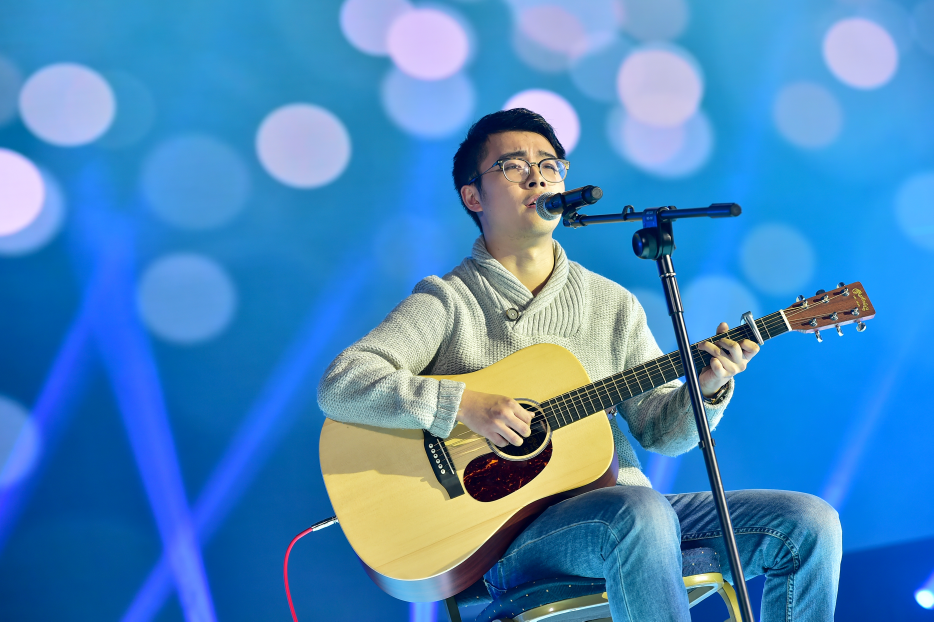
#> input picture testImage/test.jpg, 2800 x 1864 px (shown at 1/3 size)
$ python feelHash.py   (Python 2 division)
#> lines starting #> are read from the running program, lines starting #| are printed output that depends on the picture
# coding=utf-8
from __future__ import division
from PIL import Image
from PIL import ImageFilter
from PIL import ImageOps
import math


# 感知哈希算法
# 缩小图片：32 * 32是一个较好的大小，这样方便DCT计算
# 转化为灰度图：把缩放后的图片转化为256阶的灰度图。（具体算法见平均哈希算法步骤）
# 计算DCT:DCT把图片分离成分率的集合
# 缩小DCT：DCT计算后的矩阵是32 * 32，保留左上角的8 * 8，这些代表的图片的最低频率
# 计算平均值：计算缩小DCT后的所有像素点的平均值。
# 进一步减小DCT：大于平均值记录为1，反之记录为0.
# 得到信息指纹：组合64个信息位，顺序随意保持一致性。


def get_Haming(List, middle):
    result = []
    for index in range(0, len(List)):
        if List[index] > middle:
            result.append("1")
        else:
            result.append("0")
    return result


def comp_code(code1, code2):  # 对比返回两个图片的汉明距离
    num = 0
    for index in range(0, len(code1)):
        if str(code1[index]) != str(code2[index]):
            num += 1
    return num


def get_middle(List):
    num = 0
    total = 0
    for item in List:
        total += item
        num += 1
    return total / num


def get_matrix(image):
    matrix = []
    size = image.size
    for height in range(0, size[1]):
        pixel = []
        for width in range(0, size[0]):
            pixel_value = image.getpixel((width, height))
            pixel.append(pixel_value)
        matrix.append(pixel)

    return matrix


def get_coefficient(n):
    matrix = []
    PI = math.pi
    sqr = math.sqrt(1 / n)
    value = []
    for i in range(0, n):
        value.append(sqr)
    matrix.append(value)

    for i in range(1, n):
        value = []
        for j in range(0, n):
            data = math.sqrt(2.0 / n) * math.cos(i * PI * (j + 0.5) / n);
            value.append(data)
        matrix.append(value)

    return matrix


def get_transposing(matrix):
    new_matrix = []

    for i in range(0, len(matrix)):
        value = []
        for j in range(0, len(matrix[i])):
            value.append(matrix[j][i])
        new_matrix.append(value)

    return new_matrix


def get_mult(matrix1, matrix2):
    new_matrix = []

    for i in range(0, len(matrix1)):
        value_list = []
        for j in range(0, len(matrix1)):
            t = 0.0
            for k in range(0, len(matrix1)):
                t += matrix1[i][k] * matrix2[k][j]
            value_list.append(t)
        new_matrix.append(value_list)

    return new_matrix


def DCT(double_matrix):
    n = len(double_matrix)
    A = get_coefficient(n)
    AT = get_transposing(A)

    temp = get_mult(double_matrix, A)
    DCT_matrix = get_mult(temp, AT)

    return DCT_matrix


def sub_matrix_to_list(DCT_matrix, part_size):
    w, h = part_size
    List = []
    for i in range(0, h):
        for j in range(0, w):
            List.append(DCT_matrix[i][j])
    return List


def pHash(image1, image2, size=(64, 64), part_size=(8, 8)):
    assert size[0] == size[1], "size error"
    assert part_size[0] == part_size[1], "part_size error"

    image1 = image1.resize(size).convert('L').filter(ImageFilter.BLUR)     #按照32*32缩小图片并转化灰度图
    image1 = ImageOps.equalize(image1)
    matrix = get_matrix(image1)
    DCT_matrix = DCT(matrix)
    List = sub_matrix_to_list(DCT_matrix, part_size)
    middle = get_middle(List)
    code1 = get_Haming(List, middle)

    image2 = image2.resize(size).convert('L').filter(ImageFilter.BLUR)
    image2 = ImageOps.equalize(image2)
    matrix2 = get_matrix(image2)
    DCT_matrix2 = DCT(matrix2)
    List2 = sub_matrix_to_list(DCT_matrix2, part_size)
    middle2 = get_middle(List2)
    code2 = get_Haming(List2, middle2)
    res = comp_code(code1, code2)
    return round(res, 4)


if __name__ == '__main__':
    img_1 = Image.open("testImage/test.jpg")
#> img_1 is the input picture: PIL image 2800x1864 RGB; mean R, G, B 71.1, 135.4, 190.7
    img_2 = Image.open("testImage/testN.jpg")
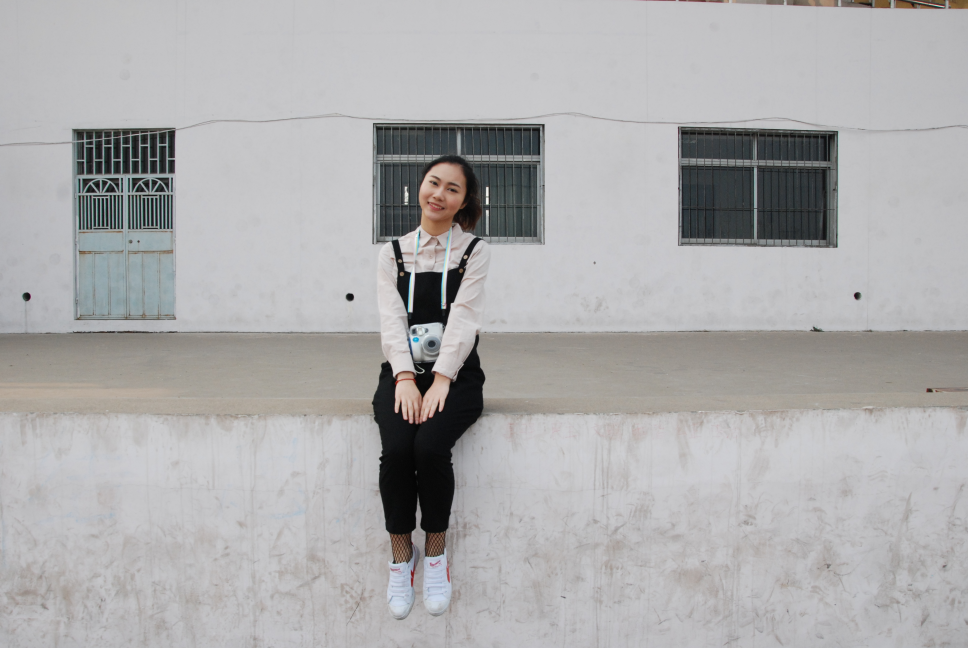
#> input picture testImage/testN.JPG, 3872 x 2592 px, found by its file name (shown at 1/4 size)
#> img_2 is the input picture: PIL image 3872x2592 RGB; mean R, G, B 172.9, 172.1, 172.8
    print pHash(img_1, img_2)
#> in pHash, `image1 = image1.resize(size).convert('L').filter(ImageFilter.BLUR)`:
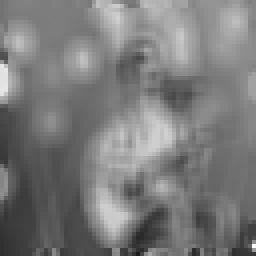
#> image1: PIL image 64x64 L (shown 4 times larger); min 29, max 248, mean 122.6
#> in pHash, `image1 = ImageOps.equalize(image1)`:
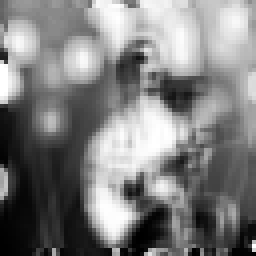
#> image1: PIL image 64x64 L (shown 4 times larger); min 0, max 255, mean 126.8
#> after the loop in get_matrix, `for height in range(0, size[1]):`: matrix = 64 items
#> in DCT, `n = len(double_matrix)`: n = 64
#> in get_coefficient, `sqr = math.sqrt(1 / n)`: sqr = 0.125
#> after the loop in get_coefficient, `for i in range(0, n):`: value = 64 values from 0.125 to 0.125
#> after the loop in get_coefficient, `for i in range(1, n):`: matrix = 64 items
#> the loop in get_transposing, `for i in range(0, len(matrix)):` made 64 passes
#> the loop in get_mult, `for i in range(0, len(matrix1)):` made 64 passes
#> the loop in get_mult (call 2), `for i in range(0, len(matrix1)):` made 64 passes
#> after the loop in sub_matrix_to_list, `for i in range(0, h):`: List = 64 values, max 211 at index 60, min 97 at index 32, mean 148
#> the loop in get_middle, `for item in List:` made 64 passes
#> (item, total) on passes 1 to 12: (100, 100), (112, 212), (132, 344), (142, 486), (150, 636), (150, 786), (153, 939), (153, 1092), (100, 1192), (112, 1304), (132, 1436), (146, 1582)
#> after the loop in get_middle, `for item in List:`: num = 64; total = 9475
#> in pHash, `middle = get_middle(List)`: middle = 148
#> the loop in get_Haming, `for index in range(0, len(List)):` made 64 passes
#> after the loop in get_Haming, `for index in range(0, len(List)):`: result = 64 items, first 6: '0', '0', '0', '0', '1', '1'
#> in pHash, `image2 = image2.resize(size).convert('L').filter(ImageFilter.BLUR)`:
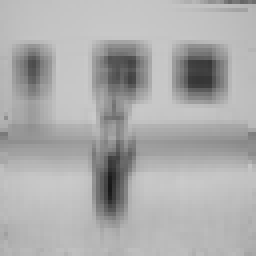
#> image2: PIL image 64x64 L (shown 4 times larger); min 25, max 202, mean 172.3
#> in pHash, `image2 = ImageOps.equalize(image2)`:
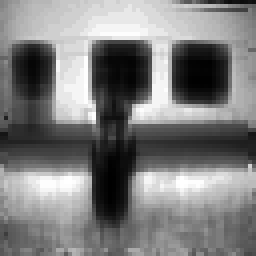
#> image2: PIL image 64x64 L (shown 4 times larger); min 0, max 255, mean 125.2
#> in pHash, `matrix2 = get_matrix(image2)`: matrix2 = 64 items
#> the loop in get_transposing (call 2), `for i in range(0, len(matrix)):` made 64 passes
#> in pHash, `List2 = sub_matrix_to_list(DCT_matrix2, part_size)`: List2 = 64 values, max 187 at index 47, min 131 at index 0, mean 163.5
#> the loop in get_middle (call 2), `for item in List:` made 64 passes
#> (item, total) on passes 1 to 12: (131, 131), (138, 269), (146, 415), (153, 568), (153, 721), (169, 890), (169, 1059), (176, 1235), (131, 1366), (138, 1504), (153, 1657), (161, 1818)
#> in pHash, `middle2 = get_middle(List2)`: middle2 = 163.5
#> the loop in get_Haming (call 2), `for index in range(0, len(List)):` made 64 passes
#> in pHash, `code2 = get_Haming(List2, middle2)`: code2 = 64 items, first 6: '0', '0', '0', '0', '0', '1'
#> the loop in comp_code, `for index in range(0, len(code1)):` made 64 passes
#> after the loop in comp_code, `for index in range(0, len(code1)):`: num = 16
#| 16
